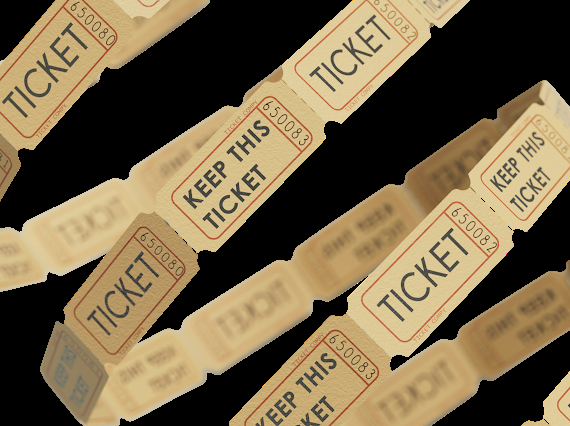
#> input picture brand/referenser/material/biljetter.png, 570 x 426 px, given in place of base_names.png, which was not available
$ python build5.py
#> lines starting #> are read from the running program, lines starting #| are printed output that depends on the picture; pictures that were not available may be replaced by others from this repository, and a replacement may not be noted
### carousel/source/v2/comp.py
"""Collage toolkit: real paper scans, scissor-cut stickers, torn paper, inked type."""
import numpy as np, cv2
from PIL import Image, ImageDraw, ImageFont
from pencil import pencilize, noise, wobble, tooth

D = __import__('os').path.dirname(__file__) or '.'
F = lambda n: f'{D}/fonts/{n}.ttf'
W, H = 1080, 1350

def rd(p):  # read as float RGB(A) 0..1
#> called with p = 'base_names.png'
    im = cv2.imread(f'{D}/{p}', cv2.IMREAD_UNCHANGED)
#> im is the input picture: shape (426, 570, 4); mean B, G, R, A 72.2, 101.5, 117.8, 153.2
    if im.shape[2] == 4: im = cv2.cvtColor(im, cv2.COLOR_BGRA2RGBA)
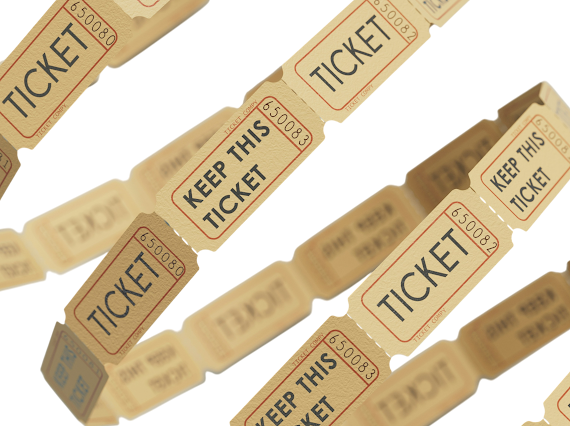
#> im: shape (426, 570, 4); mean R, G, B, A 117.8, 101.5, 72.2, 153.2; transparent parts drawn white
    else: im = cv2.cvtColor(im, cv2.COLOR_BGR2RGB)
    return im.astype(np.float32) / 255
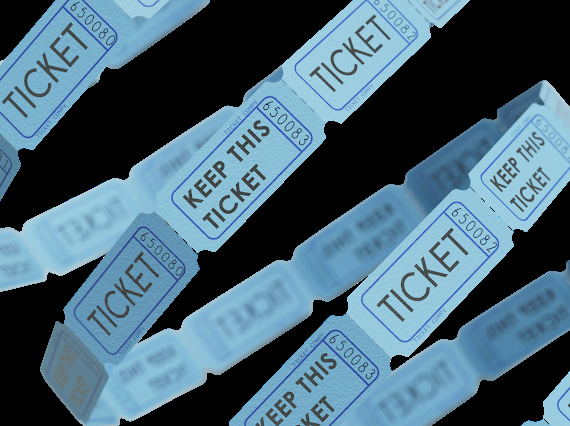
#> returned value: shape (426, 570, 4) float32; mean of channels 0, 1, 2, 3 0.462, 0.398, 0.283, 0.601; drawn as B, G, R

def save(img, p):
    cv2.imwrite(p, cv2.cvtColor((np.clip(img, 0, 1) * 255).astype(np.uint8), cv2.COLOR_RGB2BGR))

def hexc(h): return np.array([int(h[i:i + 2], 16) for i in (1, 3, 5)], np.float32) / 255

PAL = dict(ink='#3a2a24', cocoa='#6e4a36', chestnut='#8c4a34', rose='#e7b6a8', roseDeep='#c98272',
           butter='#f1dfa0', dove='#a9bccb', doveDeep='#7d95a8', cream='#f4ecd8', sage='#a3ae8c', blush='#efc9bf')

# ---------------- textures ----------------
_names = rd('base_names.png'); _d13 = rd('src/d13.png'); _crum = rd('src/crumple.jpg'); _cov = rd('base_cover.png')
#> call 2 of rd, with p = 'src/d13.png'
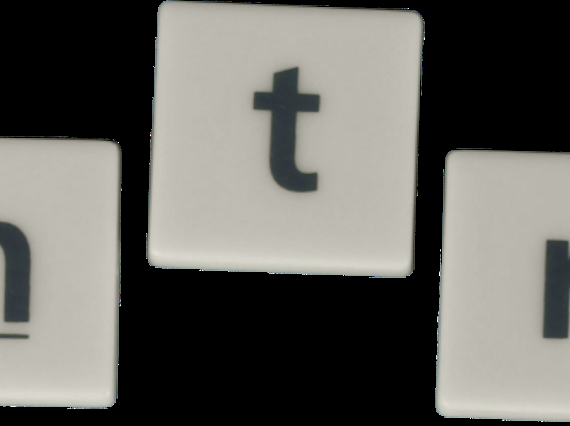
#> input picture brand/referenser/material/bokstavsbrickor.png, 570 x 426 px, given in place of d13.png, which was not available
#> in rd, im is the input picture: shape (426, 570, 4); mean B, G, R, A 95.8, 101, 101.6, 141
#> in rd (call 2), `if im.shape[2] == 4: im = cv2.cvtColor(im, cv2.COLOR_BGRA2RGBA)`:
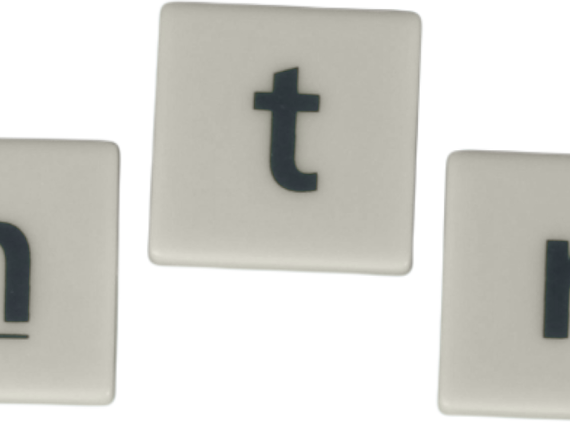
#> im: shape (426, 570, 4); mean R, G, B, A 101.6, 101, 95.8, 141; transparent parts drawn white
TEX = {
    'cream': _names[440:860, 380:960],
    'cream2': _names[1120:1340, 360:1000],
    'pink': _d13[650:800, 330:520],
    'kraft': _crum[0:200, 0:1179],
    'kraft2': _d13[150:290, 330:980],
    'tracing': _cov[500:860, 500:880],
}

# [18 lines left out: functions grow, tint, not called in this run]

def paper(kind, h, w, color=None, seed=0):
    t = grow(TEX[kind], h, w, seed)
    return tint(t, color) if color else t

# [10 lines left out: function stripes, not called in this run]

# ---------------- masks ----------------
def poly_mask(h, w, pts):
    m = np.zeros((h, w), np.uint8); cv2.fillPoly(m, [np.int32(pts)], 255); return m.astype(np.float32) / 255

# [18 lines left out: functions torn, scissor, not called in this run]

# ---------------- layer ops ----------------
class Canvas:
    def __init__(self, base): self.img = base.copy()
    # [67 lines left out: functions put, _mul, ink, rotate_rgba, piece, not called in this run]

# ---------------- illustrations as stickers ----------------
_ill_cache = {}
# [49 lines left out: functions drawing, sticker, cutout, not called in this run]

# ---------------- type ----------------
def _font(name, size): return ImageFont.truetype(F(name), size)

# [40 lines left out: functions text_mask, inked, not called in this run]

def rot_rgba4(rgba, deg):
    rgb, a = rotate_rgba(rgba[..., :3], rgba[..., 3], deg); return np.dstack([rgb, a])

# [143 lines left out: functions write, lines_wrap, paragraph, cut_word, tape, finish and 2 more, not called in this run]

### carousel/source/v2/build5.py
"""Desk stop-motion reel: a hand lays papers down (they simply appear), then clears them off frame in jerky steps."""
import sys; sys.path.insert(0,'.'); sys.path.insert(0,'v3')
import numpy as np, cv2, subprocess
#> (the run stopped early here; a loop or call above may not have finished)
